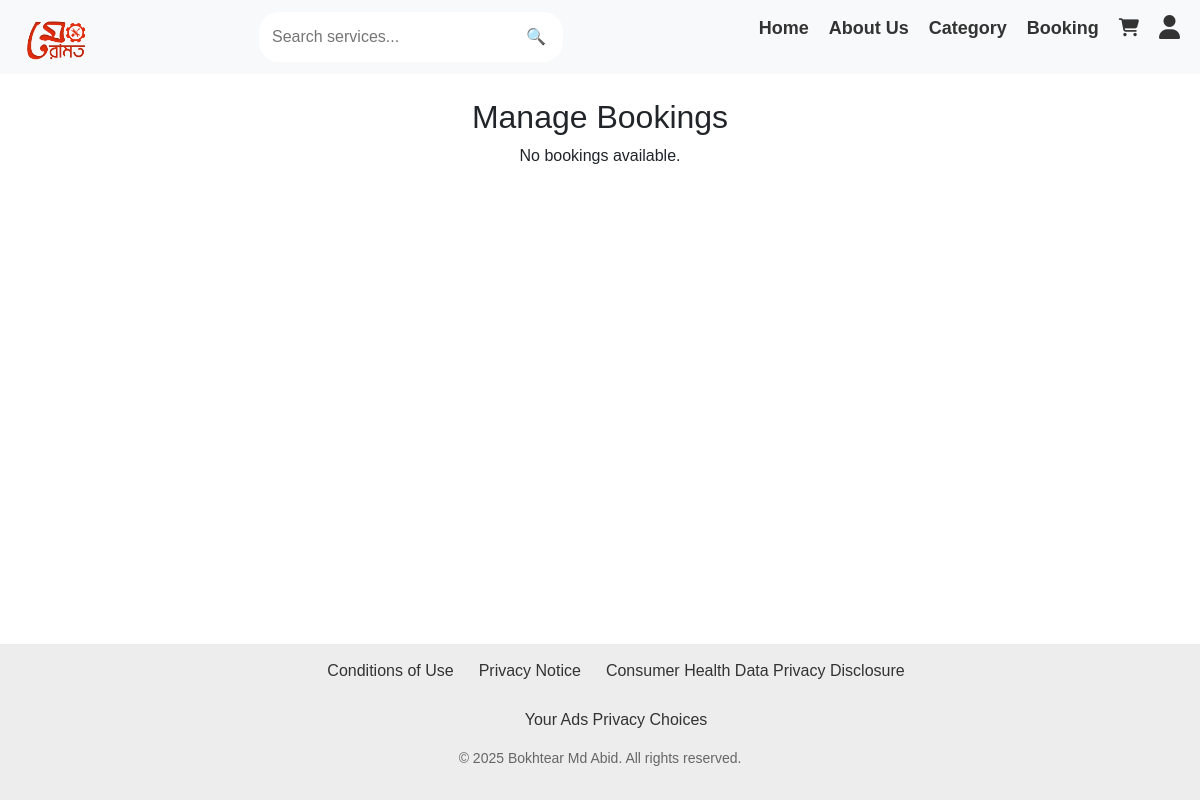
Page /admin-manage-bookings/ (signed in) on the earlier database version.
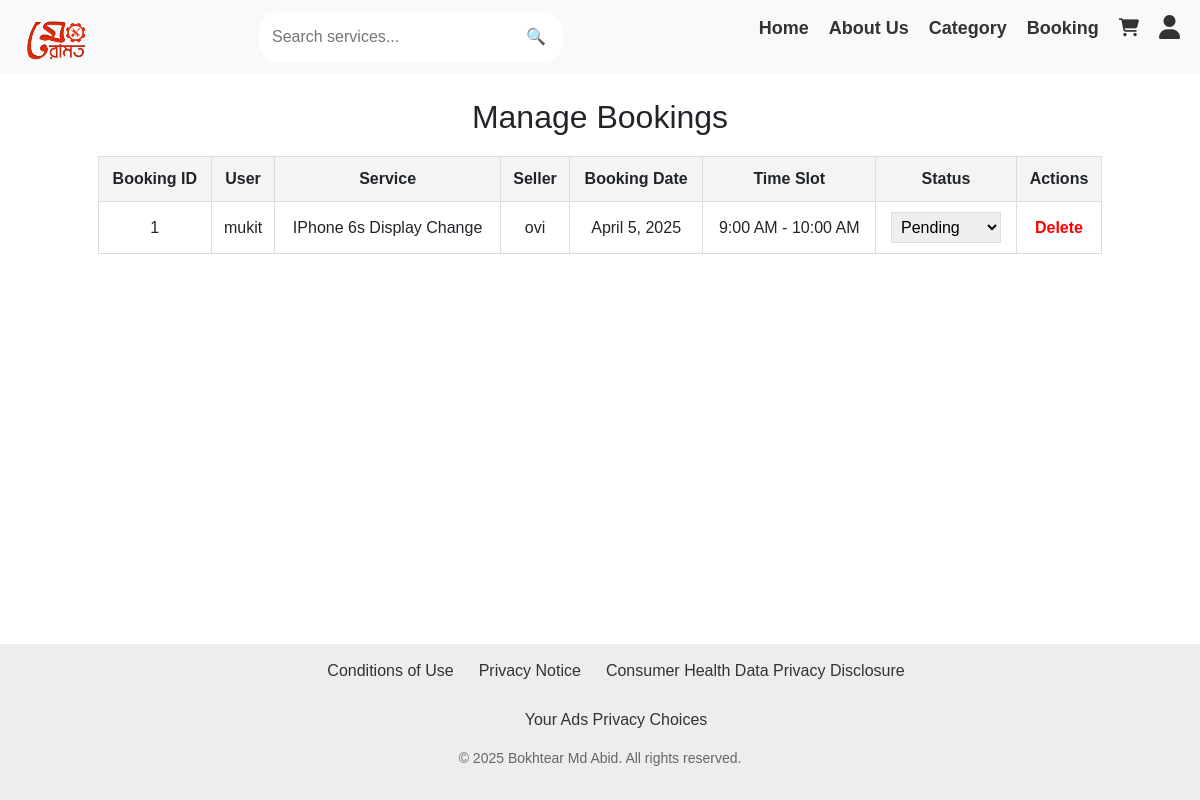
Same page on the later database version.
### meramotapp/models.py (models this page shows, shortened)
class Booking(models.Model):
    user = models.ForeignKey(settings.AUTH_USER_MODEL, on_delete=models.CASCADE)
    service = models.ForeignKey(Service, on_delete=models.CASCADE)
    date = models.DateField()
    time_slot = models.CharField(max_length=20)  # Example: "10:00 AM - 11:00 AM"
    status = models.CharField(max_length=20, choices=[('Pending', 'Pending'), ('Confirmed', 'Confirmed'), ('Cancelled', 'Cancelled')], default='Pending')
    created_at = models.DateTimeField(auto_now_add=True)

class CustomUser(AbstractUser):
    is_seller = models.BooleanField(default=False)
    is_normal_user = models.BooleanField(default=True)
    mobile_no = models.CharField(max_length=15, unique=True, null=True, blank=True)
    groups = models.ManyToManyField(Group, related_name="customuser_set", blank=True)
    user_permissions = models.ManyToManyField(Permission, related_name="customuser_permissions", blank=True)
    image = models.ImageField(upload_to="sellers/", blank=True, null=True)  # Allow image upload

class Service(models.Model):
    seller = models.ForeignKey(settings.AUTH_USER_MODEL, on_delete=models.CASCADE, limit_choices_to={'is_seller': True})
    category = models.ForeignKey('Category', on_delete=models.CASCADE)
    title = models.CharField(max_length=255)
    description = models.TextField()
    price = models.DecimalField(max_digits=10, decimal_places=2)
    image = models.ImageField(upload_to='service_images', null=True, blank=True)
    location = models.CharField(max_length=255, null=True, blank=True)
    rating = models.FloatField(default=0.0)
    created_at = models.DateTimeField(auto_now_add=True)

### meramotapp/views.py (the view)
# urls.py: path("admin-manage-bookings/", views.admin_manage_booking, name="admin_manage_booking"),
@user_passes_test(is_admin)
def admin_manage_booking(request):
    bookings = Booking.objects.all().order_by('-created_at')
    return render(request, "admin/admin_manage_booking.html", {"bookings": bookings})

### meramotapp/views.py (called while the page is built)
def is_admin(user):
    return user.is_superuser

### templates/admin/admin_manage_booking.html (shortened to what this page needs)
{% extends "base.html" %}
{% load static %}
{% block extra_css %}
<link rel="stylesheet" href="{% static 'css/style_admin_manage_booking.css' %}">
{% endblock %}
{% block content %}
<div class="admin-container">
    <h2>Manage Bookings</h2>
    {% if bookings %}
    <table class="booking-table">
        <tr>
            <th>Booking ID</th>
            <th>User</th>
            <th>Service</th>
            <th>Seller</th>
            <th>Booking Date</th>
            <th>Time Slot</th>
            <th>Status</th>
            <th>Actions</th>
        </tr>
        {% for booking in bookings %}
        <tr>
            <td>{{ booking.id }}</td>
            <td>{{ booking.user.username }}</td>
            <td>{{ booking.service.title }}</td>
            <td>{{ booking.service.seller.username }}</td>
            <td>{{ booking.date }}</td>
            <td>{{ booking.time_slot }}</td>
            <td>
                <form method="POST" action="{% url 'update_booking_status' booking.id %}">
                    <select name="status" onchange="this.form.submit()">
                        <option value="Pending" {% if booking.status == "Pending" %}selected{% endif %}>Pending</option>
                    </select>
                </form>
            </td>
            <td>
                <a href="#" class="btn-delete" onclick="confirmDelete({{ booking.id }})">Delete</a>
            </td>
        </tr>
        {% endfor %}
    </table>
    {% else %}
        <p>No bookings available.</p>
    {% endif %}
</div>
{% endblock %}

Differences in the rows shown:
added Booking: id "1", user.username "mukit", service "IPhone 6s Display Change", service.seller.username "ovi", date "April 5, 2025", time_slot "9:00 AM - 10:00 AM", status "Pending"
Other differences:
text no longer shown: "No bookings available."
text now shown: "Booking ID User Service Seller Booking Date Time Slot Status Actions"
